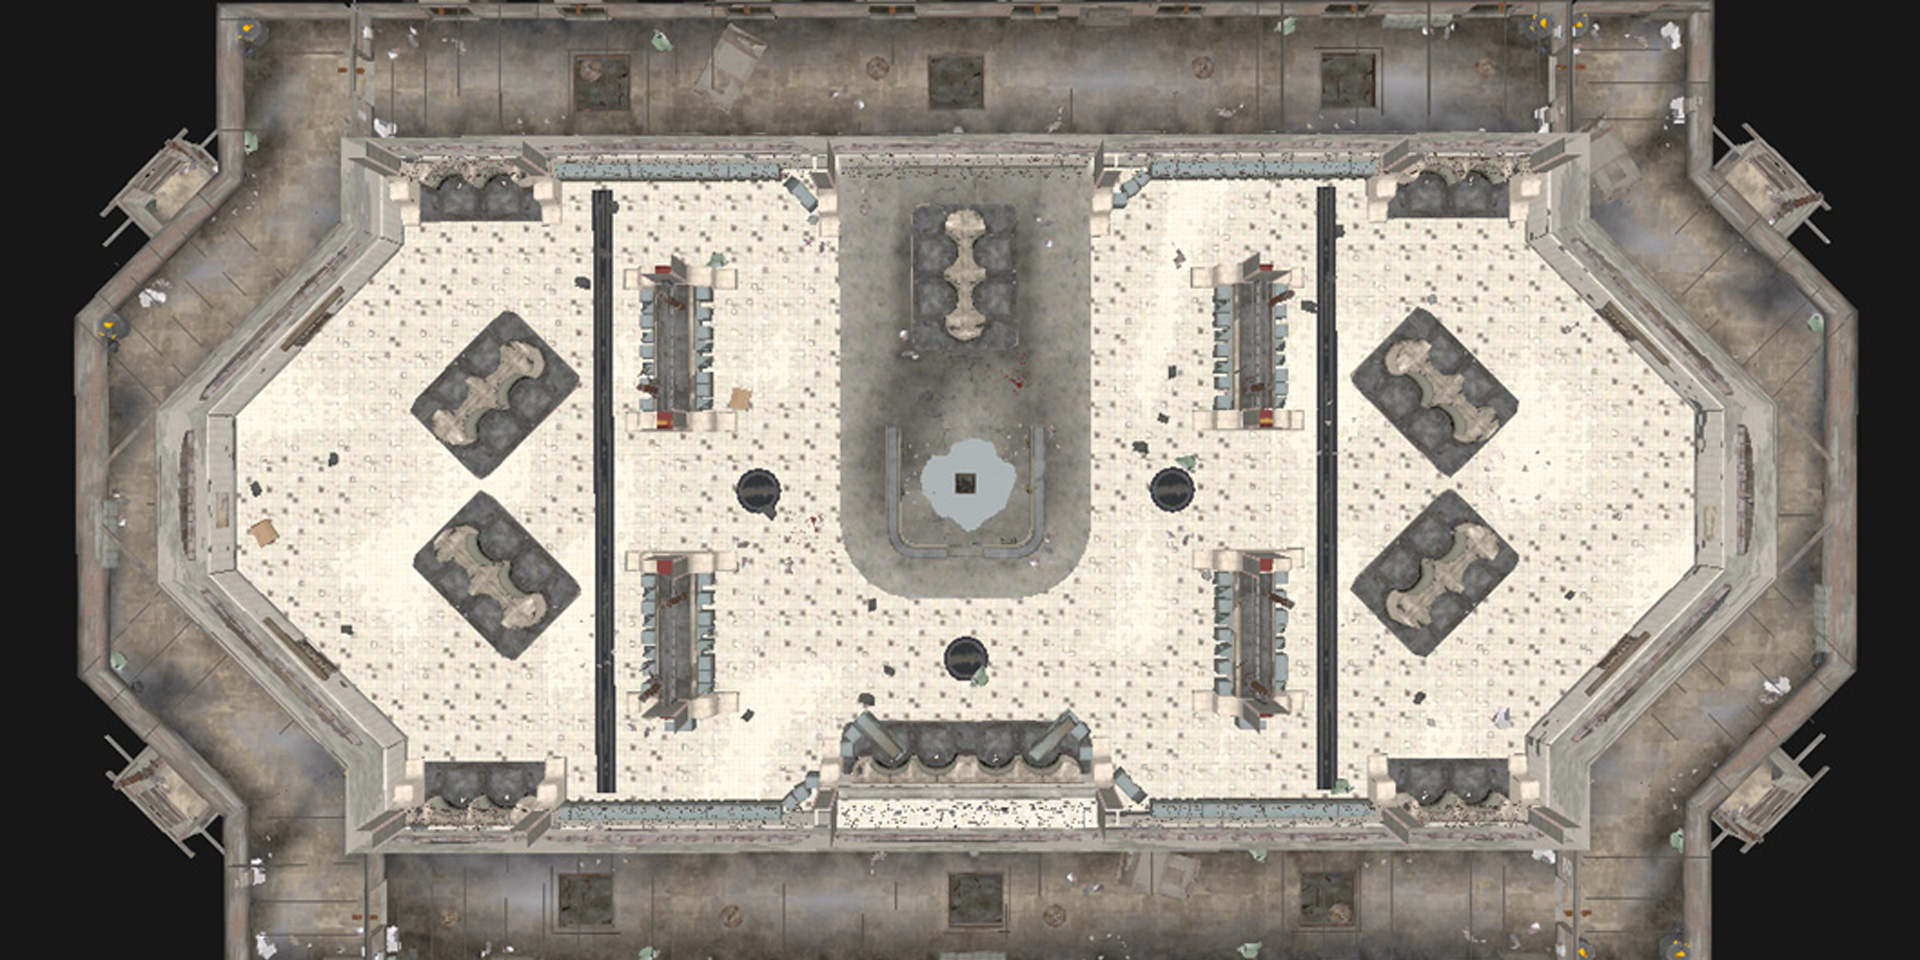

Rendered tile map (Tiled .tmx) drawn with the repository's tilesets; below, a short description and the map source with its tile grids summarised:
An orthogonal 120x60 tile map with 16x16 px tiles, 1 tile layer (base) and 2 objects (playerSpawn, wall).

<map version="1.4" tiledversion="1.4.1" orientation="orthogonal" renderorder="right-down" width="120" height="60" tilewidth="16" tileheight="16" infinite="0" nextlayerid="4" nextobjectid="109">
 <tileset firstgid="1" name="gulag" tilewidth="16" tileheight="16" tilecount="7320" columns="120">
  <image source="../resource/img/textures/Spire Sheets/Texture Spirtes/gulag.jpg" width="1920" height="978" />
 </tileset>
 <layer id="1" name="base" width="120" height="60">
  <data>[7200 cells, 7200 non-empty, 7200 distinct tile ids]</data>
 </layer>
 <objectgroup id="2" name="walls" />
 <objectgroup id="3" name="spawn">
  <object id="106" name="playerSpawn" x="356" y="468" />
  <object id="108" name="wall" x="208" y="416" width="16" height="160" />
 </objectgroup>
</map>